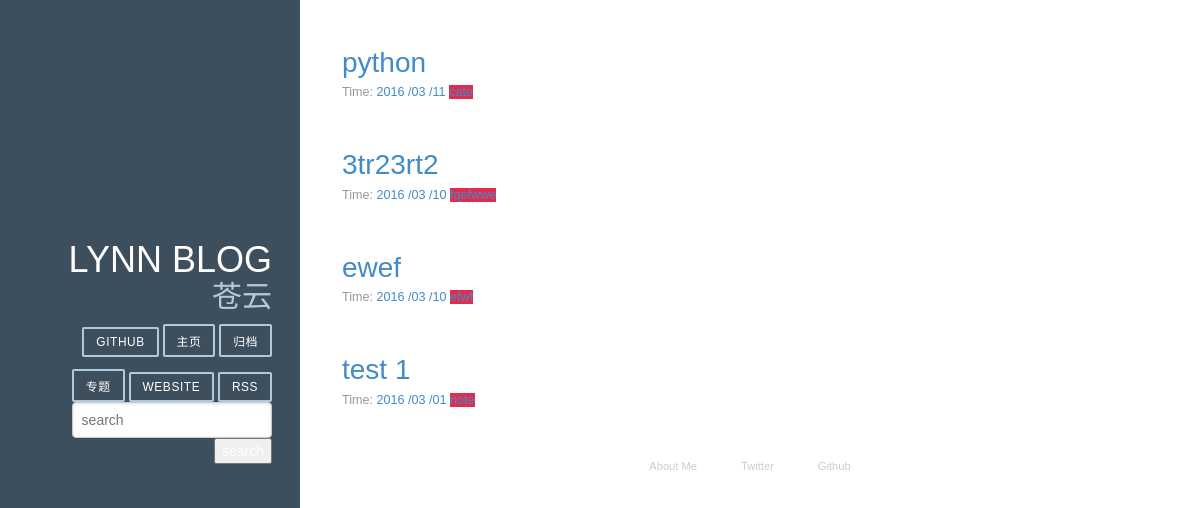
The page /search/ on the database as committed earlier.
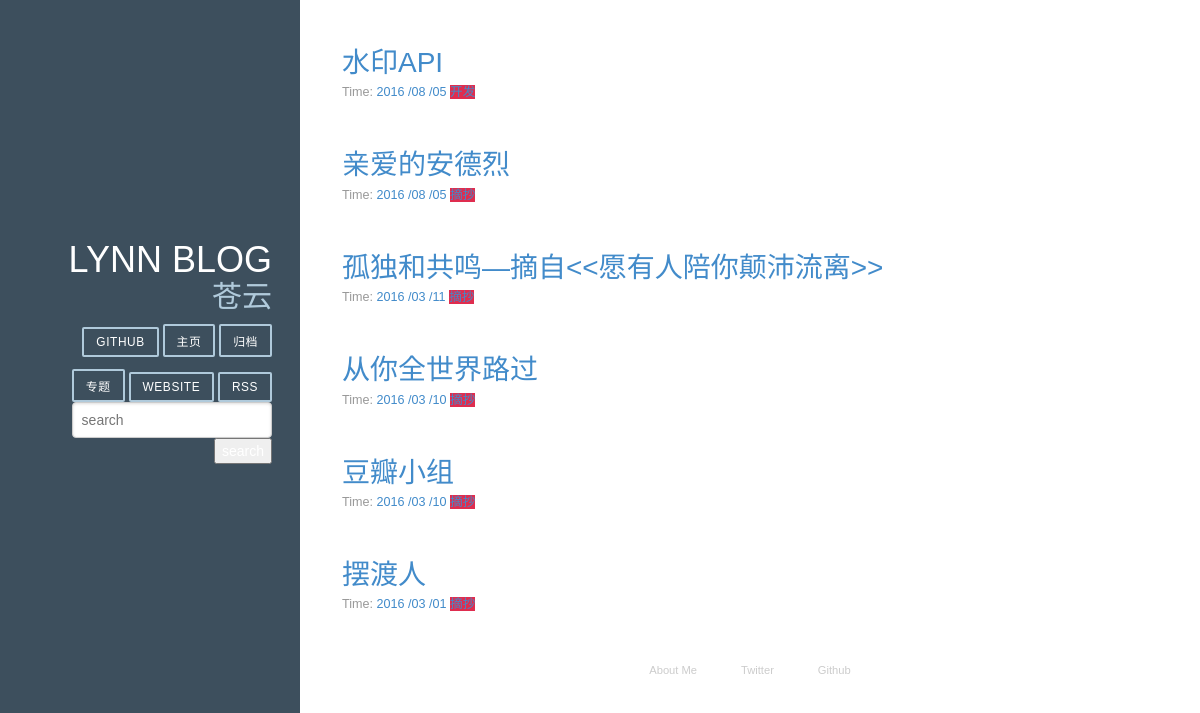
The same page on the database as committed later.
### article/models.py (models this page shows, shortened)
class Article(models.Model):
    TAGS = (('F', 'Feeling'), ('W', 'Working'), ('E', 'Entertainment'))
    title = models.CharField(max_length=100)  # 博客题目
    tag = models.CharField(choices=TAGS, max_length=50, blank=True)
    category = models.CharField(max_length=50, blank=True)  # 博客标签
    date_time = models.DateTimeField(auto_now_add=True)  # 博客日期
    content = models.TextField(blank=True, null=True)  # 博客文字正文
    class Meta:
        ordering = ['-date_time']

### article/views.py (the view)
# urls.py: url(r'^search/$', ArticleSearchView.as_view(), name="blog_search"),
class ArticleSearchView(ListView):
    template_name = "archives.html"
    model = Article
    context_object_name = "post_list"
    def get_queryset(self):
        try:
            s = self.kwargs.get('s', None) or self.request.GET.get('s', None)
        except:
            s = ''
        if s:
            post_list = self.model.objects.filter(title__icontains=s)
        else:
            post_list = self.model.objects.all()
        return post_list

### templates/archives.html
{% extends "base.html" %}
{% block content %}
<div class="posts">
    {% if error %}
        <h2 class="post-title">没有相关文字题目</h2>
    {% else %}
    {% for post in post_list %}
    <section class="post">
        <header class="post-header">
            <h2 class="post-title"><a href="{% url "detail" pk=post.id %}">{{post.title}}</a></h2>
            <p class="post-meta">
                Time: <a class="post-author" href="#">{{ post.date_time | date:" Y /m /d"}}</a>
                <a class="post-category-js" href= "{% url 'blog_search' %}">
                {{ post.category }}</a>
            </p>
        </header>
    </section>
    {% endfor %}
    {% endif %}
</div>
{% endblock %}

### templates/base.html (shortened to what this page needs)
<!DOCTYPE html>
<html lang="en">
<head>
    {% load staticfiles %}
    <link rel="stylesheet" type="text/css" href="{% static 'css/pure-min.css' %}" />
    <link rel="stylesheet" type="text/css" href="{% static 'css/grids-responsive-min.css' %}" />
    <link rel="stylesheet" type="text/css" href="{% static 'css/blog.css' %}" />
    <link rel="stylesheet" type="text/css" href="{% static 'css/bootstrap.min.css' %}" />
    <link rel="stylesheet" type="text/css" href="{% static 'css/bootstrap-theme.min.css' %}" />
</head>
<body>
    <div id="layout" class="pure-g">
        <div class="sidebar pure-u-1 pure-u-md-1-4">
            <div class="header">
                <h1 class="brand-title">Lynn Blog</h1>
                <h2 class="brand-tagline"> 苍云 </h2>
                <nav class="nav">
                    <ul class="nav-list">
                        <li class="nav-item"><a class="pure-button" href="https://github.com/lynndotconfig">Github</a></li>
                        <li class="nav-item"><a class="button-success pure-button" href="/">主页</a></li>
                    <li class="nav-item"><a class="button-success pure-button" href="/">归档</a></li>
                    <li class="nav-item"><a class="button-success pure-button" href="/">专题</a></li>
                        <li class="nav-item"><a class="pure-button" href="https://www.wliping.com">Website</a>
                    </li>
                    <li class="nav-item">
                        <a class="button-success pure-button" href="{% url 'RSS' %}">RSS</a>
                    </li>
                    <li class="nav-item">
                    <form class="pure-form" action="/search/" method="get">
                        <input class="pure-input-3.3" type="text" name="s" placeholder="search">
                        <input type="submit" value="search" class="button-success"/>
                    </form>
                    </li>
                    </ul>
                </nav>
            </div>
        </div>
        <div class="content pure-u-1 pure-u-md-3-4">
            <div>
                {% block content %}
                {% endblock %}
                <div class="footer">
                    <div class="pure-menu pure-menu-horizontal pure-menu-open">
                        <ul>
                            <li><a href="http://www.wliping.com">About Me</a></li>
                            <li><a href="https://twitter.com/LynnWang18">Twitter</a></li>
                            <li><a href="https://github.com/lynndotconfig">Github</a></li>
                        </ul>
                    </div>
                </div>
            </div>
        </div>
    </div>
</body>
</html>

### static/css/pure-min.css (style rules this page uses)
article,aside,details,figcaption,figure,footer,header,hgroup,main,nav,section,summary { display:block }
html { font-size:100%;-ms-text-size-adjust:100%;-webkit-text-size-adjust:100% }
html,button,input,select,textarea { font-family:sans-serif }
body { margin:0 }
h1 { font-size:2em;margin:.67em 0 }
h2 { font-size:1.5em;margin:.83em 0 }
p,pre { margin:1em 0 }
dl,menu,ol,ul { margin:1em 0 }
menu,ol,ul { padding:0 0 0 40px }
nav ul,nav ol { list-style:none;list-style-image:none }
form { margin:0 }
button,input,select,textarea { font-size:100%;margin:0;vertical-align:baseline;*vertical-align:middle }
button,input { line-height:normal }
button,html input[type=button],input[type=reset],input[type=submit] { -webkit-appearance:button;cursor:pointer;*overflow:visible }
.pure-g { letter-spacing:-.31em;*letter-spacing:normal;*word-spacing:-.43em;text-rendering:optimizespeed;font-family:FreeSans,Arimo,"Droid Sans",Helvetica,Arial,sans-serif;display:-webkit-flex;-webkit-flex-flow:row wrap;display:-ms-flexbox;-ms-flex-flow:row wrap }
.pure-g [class *="pure-u"] { font-family:sans-serif }
.pure-u-1,.pure-u-1-1,.pure-u-1-2,.pure-u-1-3,.pure-u-2-3,.pure-u-1-4,.pure-u-3-4,.pure-u-1-5,.pure-u-2-5,.pure-u-3-5,.pure-u-4-5,.pure-u-5-5,.pure-u-1-6,.pure-u-5-6,.pure-u-1-8,.pure-u-3-8,.pure-u-5-8,.pure-u-7-8,.pure-u-1-12,.pure-u-5-12,.pure-u-7-12,.pure-u-11-12,.pure-u-1-24,.pure-u-2-24,.pure-u-3-24,.pure-u-4-24,.pure-u-5-24,.pure-u-6-24,.pure-u-7-24,.pure-u-8-24,.pure-u-9-24,.pure-u-10-24,.pure-u-11-24,.pure-u-12-24,.pure-u-13-24,.pure-u-14-24,.pure-u-15-24,.pure-u-16-24,.pure-u-17-24,.pure-u-18-24,.pure-u-19-24,.pure-u-20-24,.pure-u-21-24,.pure-u-22-24,.pure-u-23-24,.pure-u-24-24 { display:inline-block;*display:inline;zoom:1;letter-spacing:normal;word-spacing:normal;vertical-align:top;text-rendering:auto }
.pure-u-1,.pure-u-1-1,.pure-u-5-5,.pure-u-24-24 { width:100% }
.pure-button { display:inline-block;*display:inline;zoom:1;line-height:normal;white-space:nowrap;vertical-align:baseline;text-align:center;cursor:pointer;-webkit-user-drag:none;-webkit-user-select:none;-moz-user-select:none;-ms-user-select:none;user-select:none }
.pure-button { font-family:inherit;font-size:100%;*font-size:90%;*overflow:visible;padding:.5em 1em;color:#444;color:rgba(0,0,0,.8);*color:#444;border:1px solid #999;border:0 rgba(0,0,0,0);background-color:#E6E6E6;text-decoration:none;border-radius:2px }
.pure-form input[type=text],.pure-form input[type=password],.pure-form input[type=email],.pure-form input[type=url],.pure-form input[type=date],.pure-form input[type=month],.pure-form input[type=time],.pure-form input[type=datetime],.pure-form input[type=datetime-local],.pure-form input[type=week],.pure-form input[type=number],.pure-form input[type=search],.pure-form input[type=tel],.pure-form input[type=color],.pure-form select,.pure-form textarea { padding:.5em .6em;display:inline-block;border:1px solid #ccc;box-shadow:inset 0 1px 3px #ddd;border-radius:4px;-webkit-box-sizing:border-box;-moz-box-sizing:border-box;box-sizing:border-box }
.pure-menu ul { position:absolute;visibility:hidden }
.pure-menu.pure-menu-open { visibility:visible;z-index:2;width:100% }
.pure-menu ul { left:-10000px;list-style:none;margin:0;padding:0;top:-10000px;z-index:1 }
.pure-menu>ul { position:relative }
.pure-menu-open>ul { left:0;top:0;visibility:visible }
.pure-menu li { position:relative }
.pure-menu a,.pure-menu .pure-menu-heading { display:block;color:inherit;line-height:1.5em;padding:5px 20px;text-decoration:none;white-space:nowrap }
.pure-menu.pure-menu-horizontal>ul { display:inline-block;*display:inline;zoom:1;vertical-align:middle }
.pure-menu li a { padding:5px 20px }
.pure-menu-horizontal li { display:inline-block;*display:inline;zoom:1;vertical-align:middle }
.pure-menu.pure-menu-open,.pure-menu.pure-menu-horizontal li .pure-menu-children { background:#fff;border:1px solid #b7b7b7 }
.pure-menu.pure-menu-horizontal,.pure-menu.pure-menu-horizontal .pure-menu-heading { border:0 }
.pure-menu a { border:1px solid transparent;border-left:0;border-right:0 }
.pure-menu a,.pure-menu .pure-menu-can-have-children>li:after { color:#777 }

Rows that differ between the two databases and show on the page:
added Article: title "水印API", date_time "2016 /08 /05", category "开发"
added Article: title "亲爱的安德烈", date_time "2016 /08 /05", category "摘抄"
changed Article: title "python" → "孤独和共鸣—摘自<<愿有人陪你颠沛流离>>"; category "cate" → "摘抄"
changed Article: title "3tr23rt2" → "从你全世界路过"; category "fqefwwe" → "摘抄"
changed Article: title "ewef" → "豆瓣小组"; category "efwf" → "摘抄"
changed Article: title "test 1" → "摆渡人"; category "note" → "摘抄"
